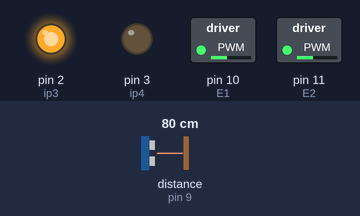
Recording of a sketch running on a simulated Arduino Uno, built with avr-gcc and run on an emulated ATmega328P. Shown: switched loads named in the sketch (green lamp = pin HIGH), output pins drawn as LEDs (lit = HIGH). Wiring (inferred from the names in the program): ultrasonic range finder: trigger pin 8; echo pin 9. The inputs (shaded band) are chosen by the test bench; at power-on: distance to the obstacle (sensor on pin 9) 80 cm. The echo pulse lasts 58.3 µs per cm; pins used as bus, display or sensor lines are not drawn; what the sketch prints to the serial monitor is not drawn.

Above: at 1.2 s.
1.3 s: distance to the obstacle (sensor on pin 9) set to 33 cm
2.8 s: distance to the obstacle (sensor on pin 9) set to 27 cm
At 3.9 s:
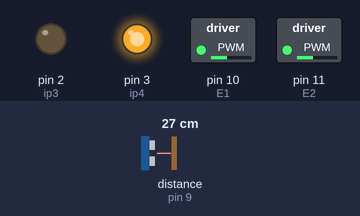
4.3 s: distance to the obstacle (sensor on pin 9) set to 35 cm
At 5.1 s:
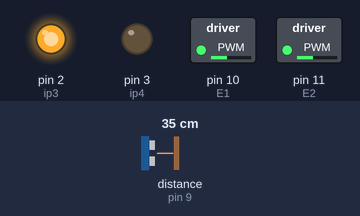
5.8 s: distance to the obstacle (sensor on pin 9) set to 2 cm
At 6.2 s:
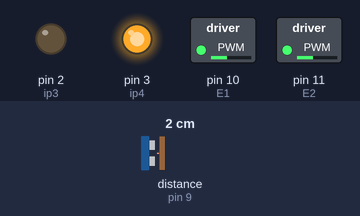
Timing chart, 0 to 8.3 s (numbered marks = the images above; inputs shaded):
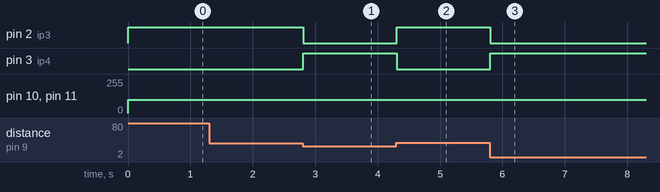

The sketch:

balanceBot.ino
```cpp
#define E1 10  // Enable Pin for motor 1
#define E2 11  // Enable Pin for motor 2

int ip3=2,ip4=3;


int t=8,e=9;


void setup() {
  pinMode(t,  OUTPUT);  //trigger pin
  pinMode(e, INPUT);  //echo pin

  pinMode(ip3,OUTPUT);
  pinMode(ip4,OUTPUT);
  pinMode(E1, OUTPUT);
  pinMode(E2, OUTPUT);
  Serial.begin(115200);
}


float distance(){

  float  duration, cm;

  digitalWrite(t, LOW);
  delayMicroseconds(2);
  digitalWrite(t,  HIGH);
  delayMicroseconds(5);
  digitalWrite(t, LOW);

  duration  = pulseIn(e, HIGH);


  cm = duration/ 29 / 2;
  Serial.print("Distance:");
  Serial.println(cm);
  return cm; //returns  distance in centimeters
}


void loop() {

  float dis = distance();

  analogWrite(E1 ,100);
  analogWrite(E2 ,100);

  if (dis>30){

    digitalWrite(ip3,HIGH);
    digitalWrite(ip4,LOW);
  Serial.println("Backward");
  }
  else if(dis<30)
  {


    digitalWrite(ip3,LOW);
    digitalWrite(ip4,HIGH);
    Serial.println("Forward");
  }


}
```

Measured:
- the behaviour switches between 30 and 29 cm on distance to the obstacle (sensor on pin 9) (found by bisection; images 0 and 1)
- after the input at 2.8 s, pin 2 (ip3): HIGH → LOW at once; pin 3 (ip4): LOW → HIGH at once
- after the input at 4.3 s, pin 2 (ip3): LOW → HIGH at once; pin 3 (ip4): HIGH → LOW at once
- after the input at 5.8 s, pin 2 (ip3): HIGH → LOW at once; pin 3 (ip4): LOW → HIGH at once
